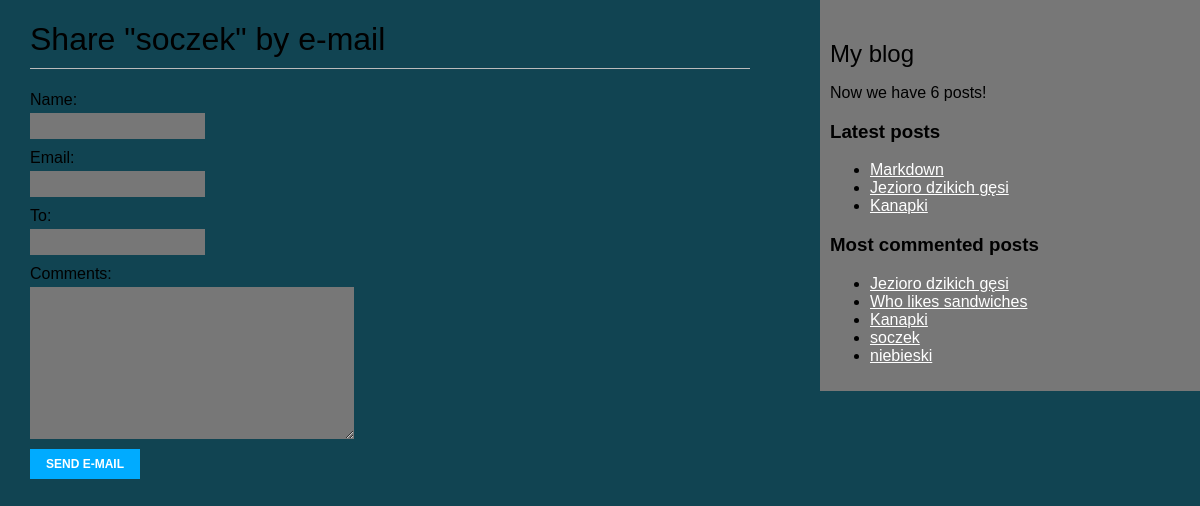
/blog/3/share/, run on the app's committed database.
### blog/models.py (models this page shows)
class Post(models.Model):
	STATUS_CHOICES = (
		('draft', 'Draft'),
		('published','Published'),)
	title = models.CharField(max_length=50)
	slug = models.SlugField(max_length=250, unique_for_date="publish")
	author = models.ForeignKey(User, on_delete=models.CASCADE, related_name = 'blog_posts')
	body = models.TextField()
	publish = models.DateTimeField(default=timezone.now)
	created = models.DateTimeField(auto_now_add=True)
	updated = models.DateTimeField(auto_now_add=True)
	status = models.CharField(max_length=10, choices=STATUS_CHOICES, default='draft')
	objects = models.Manager() # The default manager.
	published = PublishedManager() # Our custom manager.
	def get_absolute_url(self):
		return reverse('blog:post_detail',
			args=[self.publish.year,
			self.publish.month,
			self.publish.day,
			self.slug])

### blog/views.py (the view)
# urls.py: path('<int:post_id>/share/', views.post_share, name='post_share'),
def post_share(request, post_id):
    post = get_object_or_404(Post, id=post_id, status='published')
    sent = False
    if request.method == 'POST':
        form = EmailPostForm(request.POST)
        if form.is_valid():
            cd = form.cleaned_data
            post_url = request.build_absolute_uri(
                    post.get_absolute_url())
            subject = f"{cd['name']} recommends you read " \
                    f"{post.title}"
            message = f"Read {post.title} at {post_url}\n\n" \
                    f"{cd['name']}\'s comments: {cd['comments']}"
            send_mail(subject, message, 'admin@myblog.com',
                    [cd['to']])
            sent = True
    else:
        form = EmailPostForm()
    return render(request, 'blog/post/share.html', {'post':post,
                                                    'form':form,
                                                    'sent':sent})

### blog/forms.py
class EmailPostForm(forms.Form):
	name = forms.CharField(max_length=25)
	email = forms.EmailField()
	to = forms.EmailField()
	comments = forms.CharField(required=False,
						widget=forms.Textarea)

### blog/models.py (called while the page is built)
	def get_queryset(self):
		return super(PublishedManager,self).get_queryset()\
		.filter(status='published')  # \ oznacza przejscie do natepnego wiersza

### blog/templatetags/blog_tags.py (called while the page is built)
@register.simple_tag
def total_posts():
	return Post.published.count()

@register.inclusion_tag('blog/post/latest_posts.html')
def show_latest_posts(count=5):
	latest_posts = Post.published.order_by('-publish')[:count:]
	return {'latest_posts':latest_posts}

@register.simple_tag
def get_most_commented_posts(count=5):
	return Post.published.annotate(
	total_comments=Count('comments')).order_by(
					'-total_comments')[:count]

### blog/templates/blog/post/share.html (shortened to what this page needs)
{% extends "blog/base.html" %}
{% block content %}
{% if sent %}
	<h1>E-mail successfully sent</h1>
	<p>
		"{{ post.title }}" was successfully sent to {{ form.cleaned_data.to }}.
	</p>
{% else %}
	<h1>Share "{{ post.title }}" by e-mail</h1>
	<form method="post">
	{{ form.as_p }}
	<input type="submit" value="Send e-mail">
	</form>
{% endif %}
{% endblock %}

### blog/templates/blog/base.html (shortened to what this page needs)
{% load blog_tags %}
<!DOCTYPE html>
<html>
<head>
	{% load static %}
	<link href="{% static "css/blog.css" %}" rel="stylesheet">
</head>
<body>
	<div id="content">
	{% block content %}
	{% endblock %}
	</div>
	<div id="sidebar">
		<h2>My blog</h2>
		<p>Now we have {% total_posts %} posts!</p>
		<h3>Latest posts</h3>
		{% show_latest_posts 3 %}
		<h3>Most commented posts</h3>
		{% get_most_commented_posts as most_commented_posts %}
		<ul>
		{% for post in most_commented_posts %}
		<li><a href="{{ post.get_absolute_url }}">{{ post.title }}</a></li>
		{% endfor %}
		</ul>
	</div>
</body>
</html>

### blog/templates/blog/post/latest_posts.html
<ul>
	{% for post in latest_posts %}
	<li>
		<a href="{{ post.get_absolute_url }}"> {{ post.title }} </a>
	</li>
	{% endfor %}
</ul>

### blog/static/css/blog.css (style rules this page uses)
body { background: #114452 !important; margin:0; padding:0; font-family:helvetica, sans-serif; }
a { color: #ffffff; text-decoration:underline; }
h1 { font-weight:normal; border-bottom:1px solid #bbb; padding:0 0 10px 0; }
h2 { font-weight:normal; margin:30px 0 0; }
#content { float:left; width:60%; padding:0 0 0 30px; }
#sidebar { float:right; width:30%; padding:10px; background:#777777; height:100%; }
label { float:left; clear:both; color:#00000; margin-bottom:4px; }
input, textarea { clear:both; float:left; margin:0 0 10px; background:#777777; border:0; padding:6px 10px; font-size:12px; }
input[type=submit] { font-weight:bold; background:#00abff; color:#fff; padding:8px 16px; font-size:12px; text-transform:uppercase; }

### data on the page
Post: title "soczek"
Post: title "Markdown"
Post: title "Jezioro dzikich gęsi"
Post: title "Kanapki"
Post: title "Who likes sandwiches"
Post: title "niebieski"
